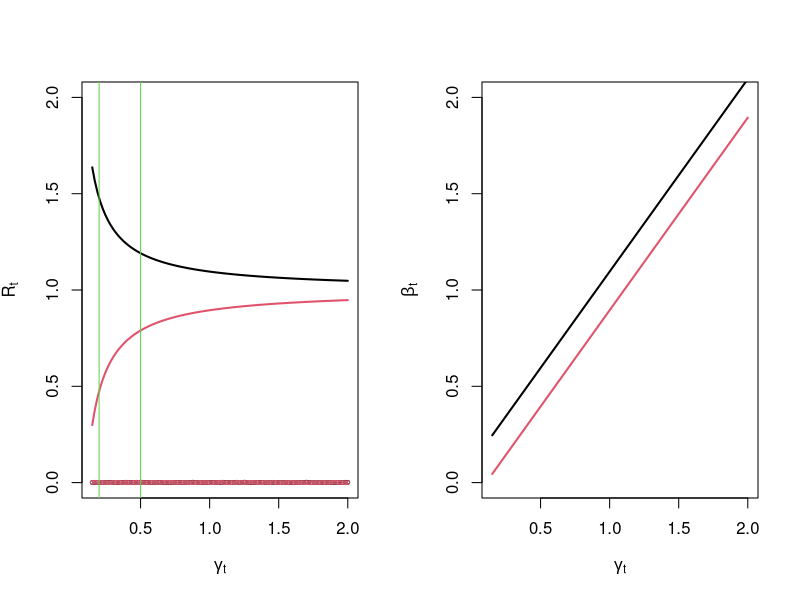

Write R code to recreate this figure.
#Function that calculates residual sum for a given set of (beta,gamma) parameters
sir = function(beta,gamma=1,I=c(10,11),N=6000000,S=N-100)
{
  Iseq = rep(0,25)
  Sseq = rep(0,25)
  Iseq[1] = I[1]
  Sseq[1] = S[1]
  beta2 = beta/(N*24)
  gamma2 = gamma/24
  for(i in 1:24)
  {
    Sseq[i+1]=(1-beta2*Iseq[i])*Sseq[i]
    Iseq[i+1]=(1+beta2*Sseq[i]-gamma2)*Iseq[i]
  }
  res = (I[2]-Iseq[25])^2
  #show(c(beta,gamma,I[2],Iseq[25],res))
  res
}

#General settings
N = 5305127
I = 100
R = 100
S = N-I-R
M = 100
gamma.hat = seq(0.15,2,length=M)

#I(t+1)=110
beta.hat = rep(NA,M)
obj = rep(NA,M)
for(m in 1:M)
{
 foo = optimize(sir,c(0,10),gamma=gamma.hat[m],I=c(100,110),S=S,N=N)
 beta.hat[m] = foo$minimum
 obj[m] = foo$objective
}
R.hat = beta.hat/gamma.hat

#I(t+1)=90
beta.hat2 = rep(NA,M)
obj2 = rep(NA,M)
for(m in 1:M)
{
  foo = optimize(sir,c(0,10),gamma=gamma.hat[m],I=c(100,90),S=S,N=N)
  beta.hat2[m] = foo$minimum
  obj2[m] = foo$objective
}
R.hat2 = beta.hat2/gamma.hat

#Plotting results
par(mfrow=c(1,2))
matplot(cbind(gamma.hat,gamma.hat),cbind(R.hat,R.hat2),type="l",lwd=2,lty=1,col=1:2,ylim=c(0,2),
        xlab=expression(gamma[t]),ylab=expression(R[t]))
points(gamma.hat,sqrt(obj),cex=0.5)
points(gamma.hat,sqrt(obj2),cex=0.5,col=2)
abline(v=0.5,col=3)
abline(v=0.2,col=3)
#matplot(cbind(gamma.hat,gamma.hat),cbind(obj,obj2),pch=16,
#        xlab=expression(gamma),ylab="residual",col=1:2,cex=0.5)
matplot(cbind(gamma.hat,gamma.hat),cbind(beta.hat,beta.hat2),type="l",lwd=2,lty=1,col=1:2,ylim=c(0,2),
        xlab=expression(gamma[t]),ylab=expression(beta[t]))
